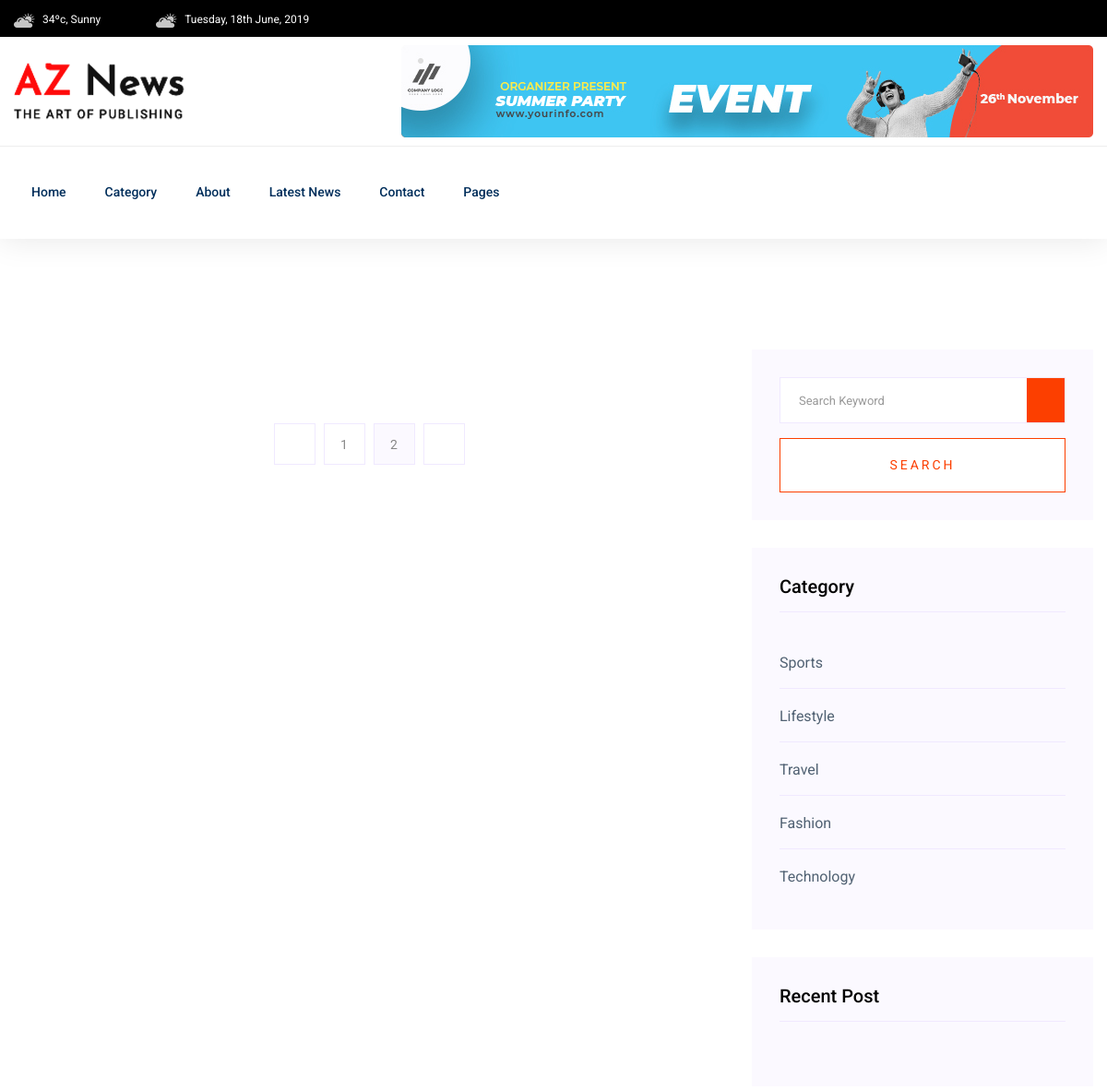
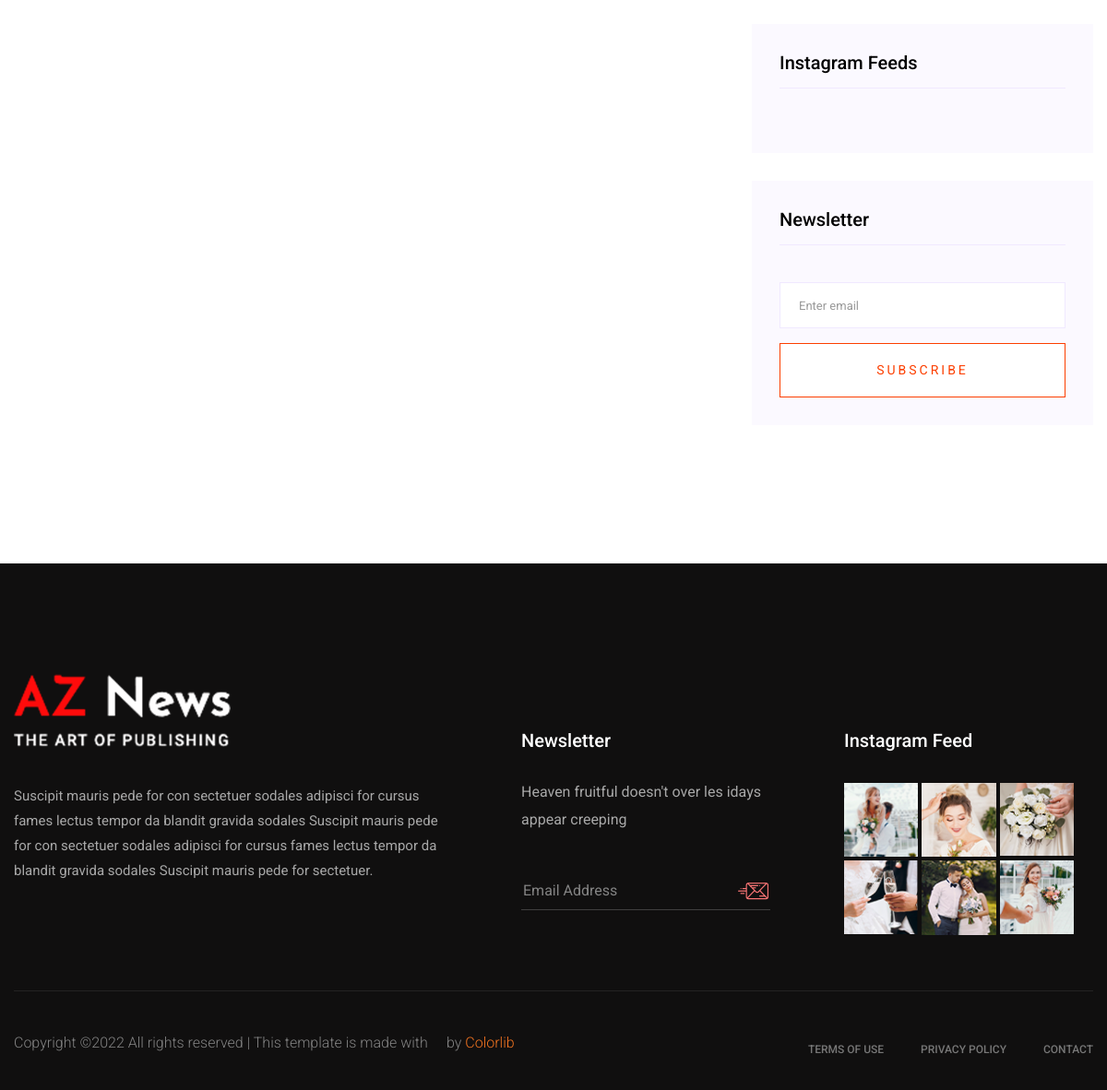
Page /blog/ on the earlier database version (2 pictures, top to bottom).
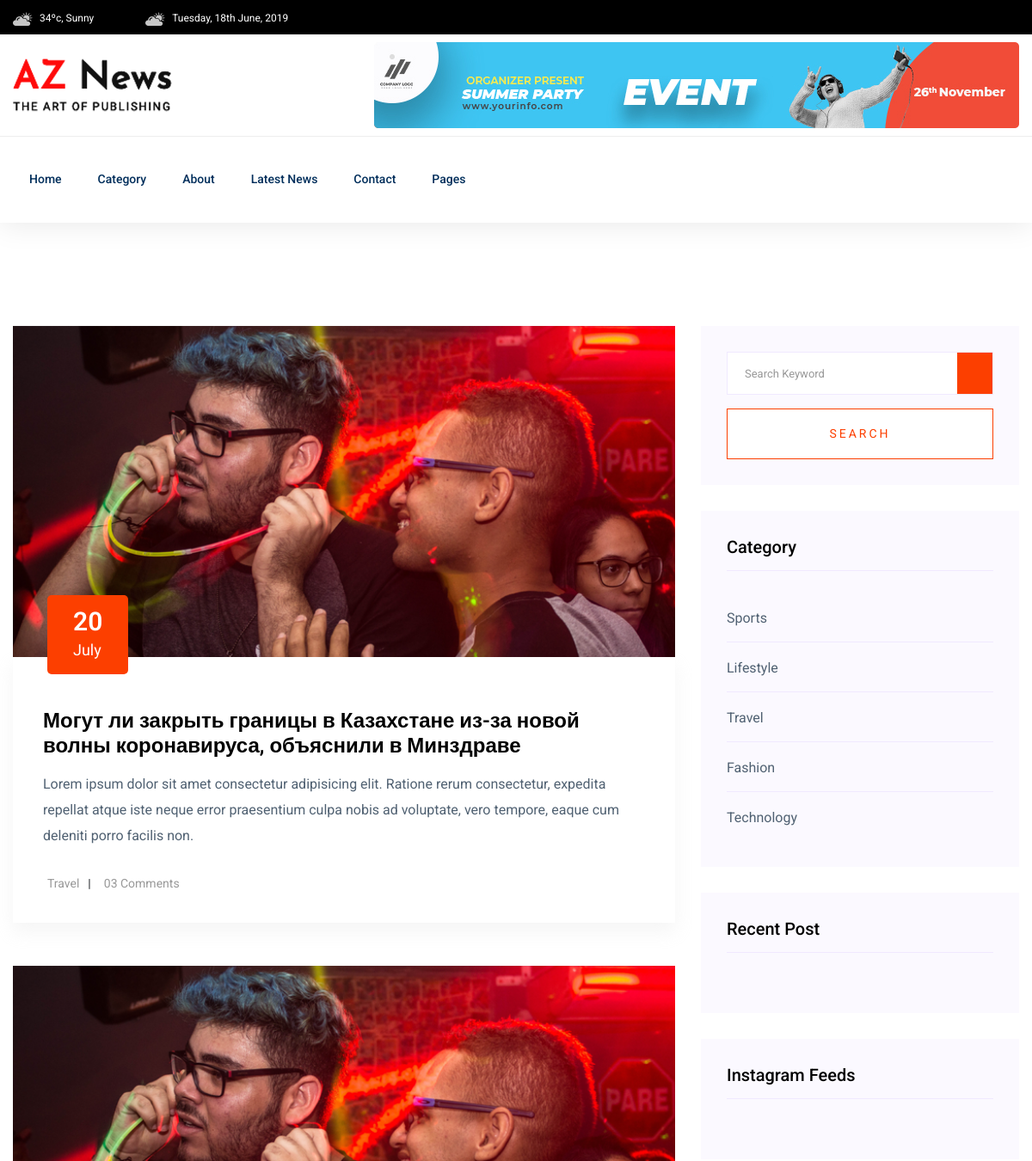
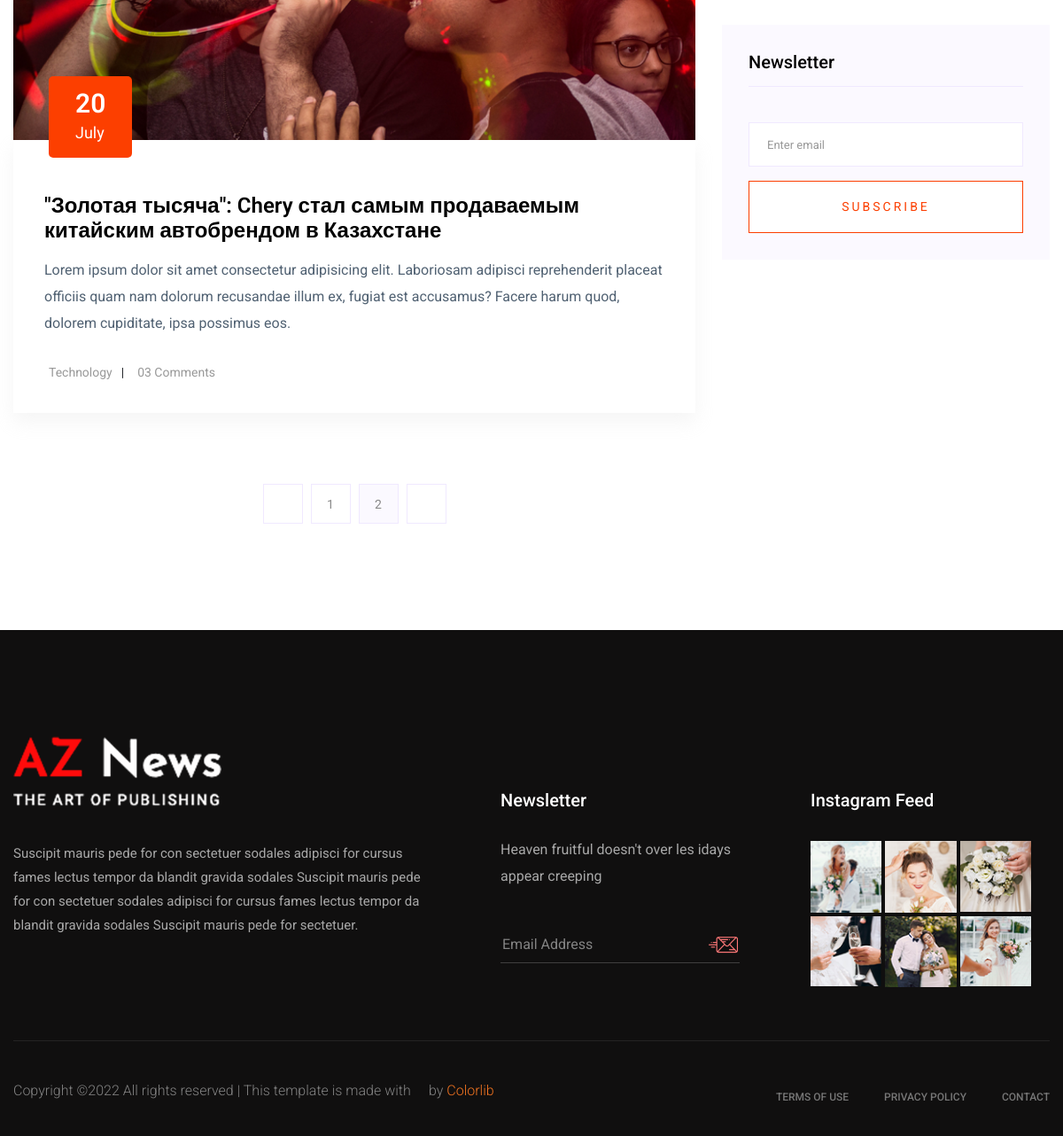
Same page on the later database version (2 pictures, top to bottom).
### main/models.py (models this page shows)
class Categories(models.Model):
	category = models.CharField(max_length=200)
	def __str__(self):
		return self.category

class BlogPost(models.Model):
	category = models.ForeignKey(Categories, on_delete=models.CASCADE, null=True, blank=True)
	title = models.CharField(max_length=200)
	description = models.CharField(max_length=500)
	image = models.ImageField(blank = True, null = True)
	date = models.DateTimeField(auto_now_add=True)
	def monthpublished(self):
		return self.date.strftime('%B')
	def daypublished(self):
		return self.date.strftime('%d')

### main/views.py (the view)
# urls.py: path('blog/', views.blog, name='blog'),
def blog(request):
	blog_post = BlogPost.objects.all()
	recent_post = RecentPost.objects.all()
	categories = Categories.objects.all()
	instafeeds = InstaFeeds.objects.all()
	context = {
		'blog_post': blog_post,
		'recent_post': recent_post,
		'categories':categories,
		'instafeeds': instafeeds
	}
	return render(request, 'blog.html', context)

### templates/blog.html (shortened to what this page needs)
{% extends "main.html" %}
{% load static %}
{% block content %}
	<section class="blog_area section-padding">
		<div class="container">
			<div class="row">
				<div class="col-lg-8 mb-5 mb-lg-0">
					<div class="blog_left_sidebar">
						{% for blogpost in blog_post %}
							<article class="blog_item">
								<div class="blog_item_img">
									<img class="card-img rounded-0" src="{% static 'img/blog/single_blog_1.png' %}" alt="">
									<a href="#" class="blog_item_date">
										<h3>{{ blogpost.daypublished }}</h3>
										<p>{{ blogpost.monthpublished }}</p>
									</a>
								</div>
								<div class="blog_details">
									<a class="d-inline-block" href="../static/img/{{blogpost.image}}">
										<h2>{{blogpost.title}}</h2>
									</a>
									<p>{{blogpost.description}}</p>
									<ul class="blog-info-link">
										<li><a href="#">{{blogpost.category}}</a></li>
										<li><a href="#"> 03 Comments</a></li>
									</ul>
								</div>
							</article>
						{% endfor %}
						<nav class="blog-pagination justify-content-center d-flex">
							<ul class="pagination">
								<li class="page-item">
									<a href="#" class="page-link" aria-label="Previous">
										<i class="ti-angle-left"></i>
									</a>
								</li>
								<li class="page-item">
									<a href="#" class="page-link">1</a>
								</li>
								<li class="page-item active">
									<a href="#" class="page-link">2</a>
								</li>
								<li class="page-item">
									<a href="#" class="page-link" aria-label="Next">
										<i class="ti-angle-right"></i>
									</a>
								</li>
							</ul>
						</nav>
					</div>
				</div>
				<div class="col-lg-4">
					<div class="blog_right_sidebar">
						<aside class="single_sidebar_widget search_widget">
							<form action="#">
								<div class="form-group">
									<div class="input-group mb-3">
										<input type="text" name="search" action="/blog/" class="form-control" placeholder='Search Keyword'
										onfocus="this.placeholder = ''"
										onblur="this.placeholder = 'Search Keyword'">
										<div class="input-group-append">
											<button class="btns" type="button"><i class="ti-search"></i></button>
										</div>
									</div>
								</div>
								<button class="button rounded-0 primary-bg text-white w-100 btn_1 boxed-btn"
								type="submit">Search</button>
							</form>
						</aside>
						<aside class="single_sidebar_widget post_category_widget">
							<h4 class="widget_title">Category</h4>
							<ul class="list cat-list">
								{% for category in categories %}
									<li>
										<a href="#" class="d-flex">
											<p>{{category.category}}</p>
										</a>
									</li>
								{% endfor %}
							</aside>
							<aside class="single_sidebar_widget popular_post_widget">
								<h3 class="widget_title">Recent Post</h3>
							</aside>
							<aside class="single_sidebar_widget instagram_feeds">
								<h4 class="widget_title">Instagram Feeds</h4>
							</aside>
							<aside class="single_sidebar_widget newsletter_widget">
								<h4 class="widget_title">Newsletter</h4>
								<form action="#">
									<div class="form-group">
										<input type="email" class="form-control" onfocus="this.placeholder = ''"
										onblur="this.placeholder = 'Enter email'" placeholder='Enter email' required>
									</div>
									<button class="button rounded-0 primary-bg text-white w-100 btn_1 boxed-btn"
									type="submit">Subscribe</button>
								</form>
							</aside>
						</div>
					</div>
				</div>
			</div>
		</section>
	{% endblock content %}

Differences in the rows shown:
added BlogPost: daypublished "20", monthpublished "July", title "Могут ли закрыть границы в Казахстане из-за новой волны коронавируса, объяснили в Минздраве", description "Lorem ipsum dolor sit amet consectetur adipisicing elit. Ratione rerum consectetur, expedita repellat atque iste neque error praesentium culpa nobis ad voluptate, vero tempore, eaque cum deleniti porro facilis non.", category "Travel"
added BlogPost: daypublished "20", monthpublished "July", title "\"Золотая тысяча\": Chery стал самым продаваемым китайским автобрендом в Казахстане", description "Lorem ipsum dolor sit amet consectetur adipisicing elit. Laboriosam adipisci reprehenderit placeat officiis quam nam dolorum recusandae illum ex, fugiat est accusamus? Facere harum quod, dolorem cupiditate, ipsa possimus eos.", category "Technology"
